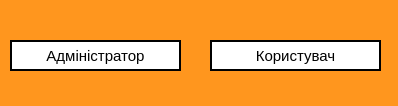
<?xml version="1.0" encoding="UTF-8"?>
<ui version="4.0">
 <class>users</class>
 <widget class="QWidget" name="users">
  <property name="geometry">
   <rect>
    <x>0</x>
    <y>0</y>
    <width>398</width>
    <height>106</height>
   </rect>
  </property>
  <property name="maximumSize">
   <size>
    <width>500</width>
    <height>500</height>
   </size>
  </property>
  <property name="windowTitle">
   <string>Form</string>
  </property>
  <property name="styleSheet">
   <string notr="true">background-color: rgb(255, 150, 30);</string>
  </property>
  <widget class="QPushButton" name="adminButton">
   <property name="geometry">
    <rect>
     <x>10</x>
     <y>40</y>
     <width>171</width>
     <height>31</height>
    </rect>
   </property>
   <property name="font">
    <font>
     <pointsize>11</pointsize>
    </font>
   </property>
   <property name="styleSheet">
    <string notr="true">background-color:white;
border:2px solid black;</string>
   </property>
   <property name="text">
    <string>Адміністратор</string>
   </property>
  </widget>
  <widget class="QPushButton" name="userButton">
   <property name="geometry">
    <rect>
     <x>210</x>
     <y>40</y>
     <width>171</width>
     <height>31</height>
    </rect>
   </property>
   <property name="font">
    <font>
     <pointsize>11</pointsize>
    </font>
   </property>
   <property name="styleSheet">
    <string notr="true">background-color: white;
border:2px solid black;</string>
   </property>
   <property name="text">
    <string>Користувач</string>
   </property>
  </widget>
 </widget>
 <resources/>
 <connections/>
</ui>
